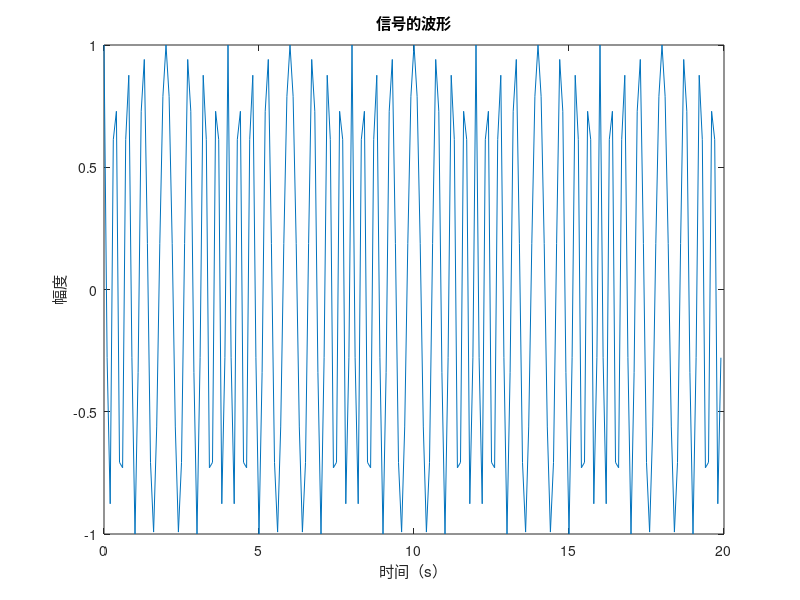
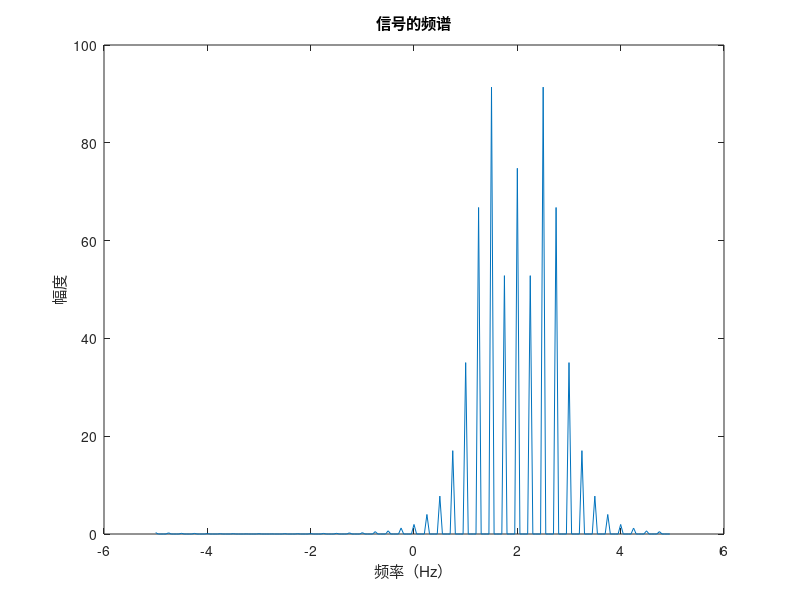

Write the MATLAB code that produced these figures, in order. (Note: this script raises an error after producing the figures.)
% Download `slanCM` from https://ww2.mathworks.cn/matlabcentral/fileexchange/120088-200-colormap

%%
T = 2;
Delta_f = 2;
fs = Delta_f * 5;
k = Delta_f / T;
dt = 1 / fs;
n = round(T / dt);
t1 = (-n:-1) * dt;
t2 = (0:n - 1) * dt;
f0 = k * T / 2;

st1 = exp(- 1i * pi * k * t1 .^ 2) .* exp(1i * 2 * pi * f0 * t1);
st2 = exp(1i * pi * k * t2 .^ 2) .* exp(1i * 2 * pi * f0 * t2);

NN = 5;
sig = zeros(length(st1) + length(st2), NN);

for ii = 1:NN
    sig(1:length(st1), ii) = st1;
    sig(length(st1) + 1:end, ii) = st2;
end

sig = sig(:);

%%
n_sig = length(sig);
t = (0:n_sig - 1) * dt;
figure
plot(t, real(sig))
xlabel('时间（s）'); ylabel('幅度');
title('信号的波形');
df = fs / n_sig;
f_sig = ((0:n_sig - 1) - n_sig / 2) * df;
sig_fft = fftshift(fft(sig));
figure
plot(f_sig, abs(sig_fft));
xlabel('频率（Hz）'); ylabel('幅度');
title('信号的频谱');

%%
[sig_spwvd, F, T] = wvd(sig, fs, 'smoothedPseudo');
figure;
imagesc(T, F, sig_spwvd);
xlabel('$t$', 'interpreter', 'latex')
ylabel('$f$', 'interpreter', 'latex')
colorbar
title('SPWVD');

%%
[sig_wvd, F, T] = wvd(sig, fs);

tiledlayout(2, 1);
color_range = max(abs(sig_wvd), [], "all");

ax1 = nexttile;
imagesc(T, F, abs(sig_wvd), [-1, 1] * color_range);
xlabel('$t$', 'interpreter', 'latex')
ylabel('$f$', 'interpreter', 'latex')
colorbar
colormap(slanCM("PiYG"))
title('WVD (abs)');

ax2 = nexttile;
imagesc(T, F, sig_wvd, [-1, 1] * color_range);
xlabel('$t$', 'interpreter', 'latex')
ylabel('$f$', 'interpreter', 'latex')
colorbar
colormap(slanCM("PiYG"))
title('WVD');

linkaxes([ax1, ax2], "xy");

%%
sig_scf = abs(fftshift(fft(sig_wvd, n_sig * 2, 2), 2));
alpha = ((0:n_sig - 1) - n_sig / 2) * fs / (n_sig * 2);
figure;
imagesc(alpha, F, sig_scf(:, n_sig / 2 + 1:n_sig + n_sig / 2));
xlabel('$\alpha$', 'interpreter', 'latex')
ylabel('$f$', 'interpreter', 'latex')
title('SCF');
